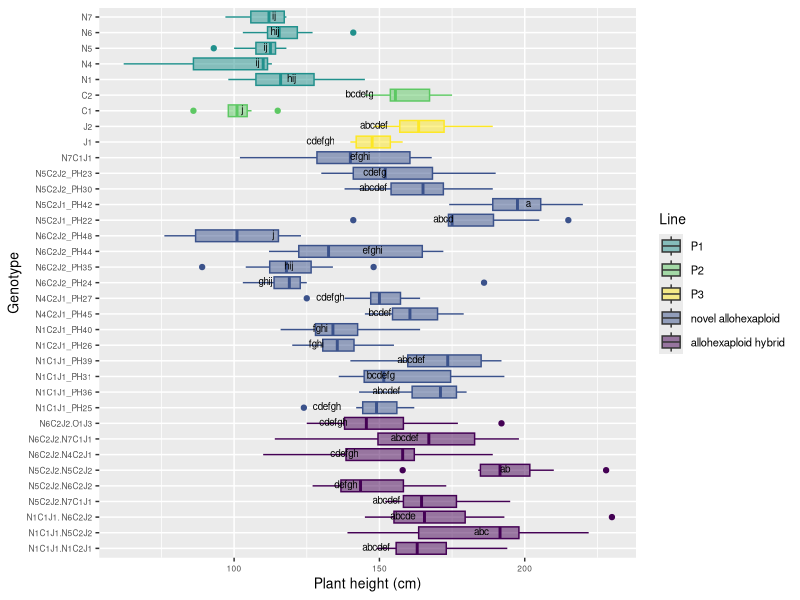

Generate this figure with R:
# Comparison 2XY: Novel allohexaploids

#load packages 
install.packages("multcompView")
install.packages("viridis")
library(viridis)

library(tidyverse)
library(dplyr)
library(ggplot2)
library(ggpubr)
library(datasets)
library(multcompView)


# vollständige Rohdatentabelle laden ######
getwd()
DATA <- read_csv("EPPN raw data complete 220419.csv")
View(DATA)


#drop first column
DATA = DATA[,2:37]
View(DATA)

#Comparison 2XY	einschließlich JO allohexaploids
# Aim: to determine if the NCJ allohexaploids have more similarity to each other than to their parent genotypes 

#### subsetting #####
#IMPORTANT: N5C2J2.N5C2J1_PH43 has only one parent genotype: N5C2J2 (PH30 and PH23), 
# N5C2J1_PH42 wieder drin

comp_2X4 <- DATA[DATA$Genotype %in% c("N5", "N6", "N1", "N4", "N7","C1", "C2", "J1", "J2", 
                                      
                                      "N6C2J2_PH24", "N6C2J2_PH35", "N6C2J2_PH44", "N6C2J2_PH48", 
                                     "N5C2J1_PH22", "N5C2J1_PH42", "N5C2J2_PH30", "N5C2J2_PH23", "N1C1J1_PH25", "N1C1J1_PH36", 
                                     "N1C1J1_PH31", "N1C1J1_PH39", "N1C2J1_PH26", "N1C2J1_PH40", "N4C2J1_PH45",
                                     "N4C2J1_PH27", "N7C1J1",
                                     
                                     "N1C1J1.N5C2J2", "N6C2J2.N7C1J1", "N5C2J2.N7C1J1", "N1C1J1. N6C2J2",
                                     "N5C2J2.N6C2J2","N1C1J1.N1C2J1", "N5C2J2.N5C2J2", "N6C2J2.N4C2J1", "N6C2J2.O1J3"), ]
head(comp_2X4)
View(comp_2X4)

#create column giving generation###############################################
#N5C2J1_PH42 wieder drin ######################################################## 
comp_2X4 <- comp_2X4 %>%
  mutate(Line = case_when(
  Genotype == "N1" ~ "P1",
  Genotype == "N4" ~ "P1",
  Genotype == "N5" ~ "P1",
  Genotype == "N6" ~ "P1",
  Genotype == "N7" ~ "P1",
  Genotype == "C1" ~ "P2",
  Genotype == "C2" ~ "P2",
  Genotype == "J1" ~ "P3",
  Genotype == "J2" ~ "P3",
  Genotype == "N5C2J1_PH22" ~ "novel allohexaploid",
  Genotype == "N5C2J1_PH42" ~ "novel allohexaploid",
  Genotype == "N5C2J2_PH23" ~ "novel allohexaploid",
  Genotype == "N6C2J2_PH24" ~ "novel allohexaploid",
  Genotype == "N1C1J1_PH25" ~ "novel allohexaploid",
  Genotype == "N1C2J1_PH26" ~ "novel allohexaploid",
  Genotype == "N4C2J1_PH27" ~ "novel allohexaploid",
  Genotype == "N5C2J2_PH30" ~ "novel allohexaploid",
  Genotype == "N1C1J1_PH31" ~ "novel allohexaploid",
  Genotype == "N6C2J2_PH35" ~ "novel allohexaploid",
  Genotype == "N1C1J1_PH36" ~ "novel allohexaploid",
  Genotype == "N1C1J1_PH39" ~ "novel allohexaploid",
  Genotype == "N1C2J1_PH40" ~ "novel allohexaploid",
  Genotype == "N6C2J2_PH44" ~ "novel allohexaploid",
  Genotype == "N4C2J1_PH45" ~ "novel allohexaploid",
  Genotype == "N6C2J2_PH48" ~ "novel allohexaploid",
  Genotype == "N7C1J1" ~ "novel allohexaploid",
  Genotype == "N1C1J1.N5C2J2" ~ "allohexaploid hybrid",
  Genotype == "N1C1J1.N1C2J1" ~ "allohexaploid hybrid",
  Genotype == "N5C2J2.N7C1J1" ~ "allohexaploid hybrid",
  Genotype == "N5C2J2.N5C2J2" ~ "allohexaploid hybrid",
  Genotype == "N1C1J1. N6C2J2" ~ "allohexaploid hybrid",
  Genotype == "N5C2J2.N6C2J2" ~ "allohexaploid hybrid",
  Genotype == "N6C2J2.O1J3" ~ "allohexaploid hybrid",
  Genotype == "N6C2J2.N4C2J1" ~ "allohexaploid hybrid",
  Genotype == "N6C2J2.N7C1J1" ~ "allohexaploid hybrid"))
view(comp_2X4)

# ANOVA, Tukey & Boxplot with CLD according to Rosane Rech##########################################################
# loading the appropriate libraries
library(datasets)

#remove previous objects
rm(anova)
rm(tukey)
rm(cld)
rm(Tk)

# analysis of variance
anova <- aov(plant_height ~ Genotype, data = comp_2X4)
summary(anova)

# Tukey's test
tukey <- TukeyHSD(anova)
print(tukey)

# compact letter display
cld <- multcompLetters4(anova, tukey)
print(cld)

# table with factors and 3rd quantile
Tk <- group_by(comp_2X4, Genotype) %>%
  summarise(mean = round(mean(plant_height, na.rm = TRUE), digits = 1), quant = round(quantile(plant_height, probs = 0.75, na.rm = TRUE), digits = 1)) %>%
  arrange(desc(mean)) #WICHTIG: arrange(desc(mean)) muss hier rein!!!

# extracting the compact letter display and adding to the Tk table
cld <- as.data.frame.list(cld$Genotype)
Tk$cld <- cld$Letters
print(Tk) # print dient der Überprüfung: Mittelwerte und Letter code 
# in der gleichen Reihenfolge angeordnet?


#create column giving generation###############################################
#N5C2J1_PH42 wieder drin ########################################################
ANOVA_Tukey_2X4 <- Tk %>%
  mutate(Line = case_when(
    Genotype == "N1" ~ "P1",
    Genotype == "N4" ~ "P1",
    Genotype == "N5" ~ "P1",
    Genotype == "N6" ~ "P1",
    Genotype == "N7" ~ "P1",
    Genotype == "C1" ~ "P2",
    Genotype == "C2" ~ "P2",
    Genotype == "J1" ~ "P3",
    Genotype == "J2" ~ "P3",
    Genotype == "N5C2J1_PH22" ~ "novel allohexaploid",
    Genotype == "N5C2J1_PH42" ~ "novel allohexaploid",
    Genotype == "N5C2J2_PH23" ~ "novel allohexaploid",
    Genotype == "N6C2J2_PH24" ~ "novel allohexaploid",
    Genotype == "N1C1J1_PH25" ~ "novel allohexaploid",
    Genotype == "N1C2J1_PH26" ~ "novel allohexaploid",
    Genotype == "N4C2J1_PH27" ~ "novel allohexaploid",
    Genotype == "N5C2J2_PH30" ~ "novel allohexaploid",
    Genotype == "N1C1J1_PH31" ~ "novel allohexaploid",
    Genotype == "N6C2J2_PH35" ~ "novel allohexaploid",
    Genotype == "N1C1J1_PH36" ~ "novel allohexaploid",
    Genotype == "N1C1J1_PH39" ~ "novel allohexaploid",
    Genotype == "N1C2J1_PH40" ~ "novel allohexaploid",
    Genotype == "N6C2J2_PH44" ~ "novel allohexaploid",
    Genotype == "N4C2J1_PH45" ~ "novel allohexaploid",
    Genotype == "N6C2J2_PH48" ~ "novel allohexaploid",
    Genotype == "N7C1J1" ~ "novel allohexaploid",
    Genotype == "N1C1J1.N5C2J2" ~ "allohexaploid hybrid",
    Genotype == "N1C1J1.N1C2J1" ~ "allohexaploid hybrid",
    Genotype == "N5C2J2.N7C1J1" ~ "allohexaploid hybrid",
    Genotype == "N5C2J2.N5C2J2" ~ "allohexaploid hybrid",
    Genotype == "N1C1J1. N6C2J2" ~ "allohexaploid hybrid",
    Genotype == "N5C2J2.N6C2J2" ~ "allohexaploid hybrid",
    Genotype == "N6C2J2.O1J3" ~ "allohexaploid hybrid",
    Genotype == "N6C2J2.N4C2J1" ~ "allohexaploid hybrid",
    Genotype == "N6C2J2.N7C1J1" ~ "allohexaploid hybrid"))

view(ANOVA_Tukey_2X4)

# Reorder factor levels in comp_2X4
#N5C2J1_PH42 removed!!!##
comp_2X4ord <- comp_2X4                             
comp_2X4ord$Genotype <- factor(comp_2X4ord$Genotype,     
                                levels = c("N1C1J1.N1C2J1", "N1C1J1.N5C2J2", "N1C1J1. N6C2J2", 
                                           "N5C2J2.N7C1J1", "N5C2J2.N6C2J2", "N5C2J2.N5C2J2", 
                                           "N6C2J2.N4C2J1", "N6C2J2.N7C1J1", "N6C2J2.O1J3",
                                           
                                           "N1C1J1_PH25", "N1C1J1_PH36","N1C1J1_PH31", "N1C1J1_PH39", 
                                           "N1C2J1_PH26", "N1C2J1_PH40", 
                                           "N4C2J1_PH45","N4C2J1_PH27",
                                           "N6C2J2_PH24", "N6C2J2_PH35", "N6C2J2_PH44", "N6C2J2_PH48", 
                                           "N5C2J1_PH22", "N5C2J1_PH42",
                                           "N5C2J2_PH30", "N5C2J2_PH23", 
                                           "N7C1J1",
                                           
                                           "J1", "J2", "C1", "C2", "N1", "N4", "N5", "N6", "N7"))

ANOVA_Tukey_2X4ord <- ANOVA_Tukey_2X4
ANOVA_Tukey_2X4ord$Genotype <- factor(ANOVA_Tukey_2X4ord$Genotype,     
                                  levels = c("N1C1J1.N1C2J1", "N1C1J1.N5C2J2", "N1C1J1. N6C2J2", 
                                             "N5C2J2.N7C1J1", "N5C2J2.N6C2J2", "N5C2J2.N5C2J2", 
                                             "N6C2J2.N4C2J1", "N6C2J2.N7C1J1", "N6C2J2.O1J3",
                                             
                                             "N1C1J1_PH25", "N1C1J1_PH36","N1C1J1_PH31", "N1C1J1_PH39", 
                                             "N1C2J1_PH26", "N1C2J1_PH40", 
                                             "N4C2J1_PH45","N4C2J1_PH27",
                                             "N6C2J2_PH24", "N6C2J2_PH35", "N6C2J2_PH44", "N6C2J2_PH48", 
                                             "N5C2J1_PH22", "N5C2J1_PH42",
                                             "N5C2J2_PH30", "N5C2J2_PH23", 
                                             "N7C1J1",
                                             
                                             "J1", "J2", "C1", "C2", "N1", "N4", "N5", "N6", "N7"))


#boxplot plant_height 2X4
ggplot(comp_2X4ord, aes(Genotype, plant_height, fill = Line, color = Line)) + 
  geom_boxplot() +
  labs(x="Genotype", y="Plant height (cm)") +
  geom_text(data = ANOVA_Tukey_2X4, aes(x = Genotype, y = quant, label = cld), color = "black", size = 2.5, vjust = 0.3, hjust = 3) +
  coord_flip() +
  theme(axis.title = element_text(size = 14),
        legend.text = element_text(size = 8),
        legend.title = element_text(size = 10),
        axis.title.x = element_text(size = 10),
        axis.title.y = element_text(size = 10),
        axis.text.x = element_text(size = 6),
        axis.text.y = element_text(size = 6)) +
  scale_color_viridis(discrete = TRUE, option = "D", direction = 1, alpha = 1, guide = "none") +  #legend removed by guide = "none" 
  scale_fill_viridis(discrete = TRUE, option = "D", direction = 1, alpha = 0.5,
                     breaks=c("P1", "P2", "P3", "novel allohexaploid", "allohexaploid hybrid"),
                     labels=c("P1", "P2", "P3", "novel allohexaploid", "allohexaploid hybrid")) ##reorder legend labels!
